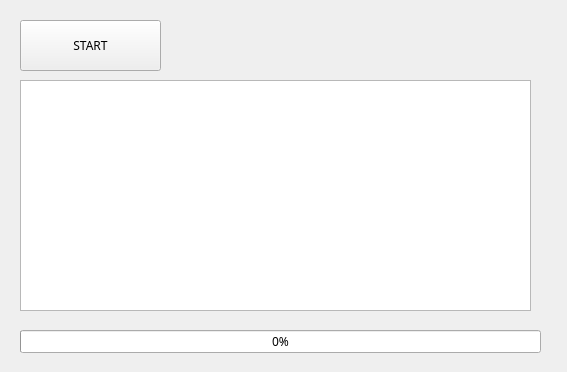
<?xml version="1.0" encoding="UTF-8"?>
<ui version="4.0">
 <class>Form</class>
 <widget class="QWidget" name="Form">
  <property name="geometry">
   <rect>
    <x>0</x>
    <y>0</y>
    <width>567</width>
    <height>372</height>
   </rect>
  </property>
  <property name="windowTitle">
   <string>스레드 테스트</string>
  </property>
  <widget class="QPushButton" name="btnStart">
   <property name="geometry">
    <rect>
     <x>20</x>
     <y>20</y>
     <width>141</width>
     <height>51</height>
    </rect>
   </property>
   <property name="font">
    <font>
     <family>나눔스퀘어</family>
    </font>
   </property>
   <property name="text">
    <string>START</string>
   </property>
  </widget>
  <widget class="QTextBrowser" name="txbLog">
   <property name="geometry">
    <rect>
     <x>20</x>
     <y>80</y>
     <width>511</width>
     <height>231</height>
    </rect>
   </property>
   <property name="font">
    <font>
     <family>나눔스퀘어</family>
    </font>
   </property>
  </widget>
  <widget class="QProgressBar" name="pgbTask">
   <property name="geometry">
    <rect>
     <x>20</x>
     <y>330</y>
     <width>521</width>
     <height>23</height>
    </rect>
   </property>
   <property name="font">
    <font>
     <family>나눔스퀘어</family>
    </font>
   </property>
   <property name="value">
    <number>0</number>
   </property>
  </widget>
 </widget>
 <resources/>
 <connections/>
</ui>
